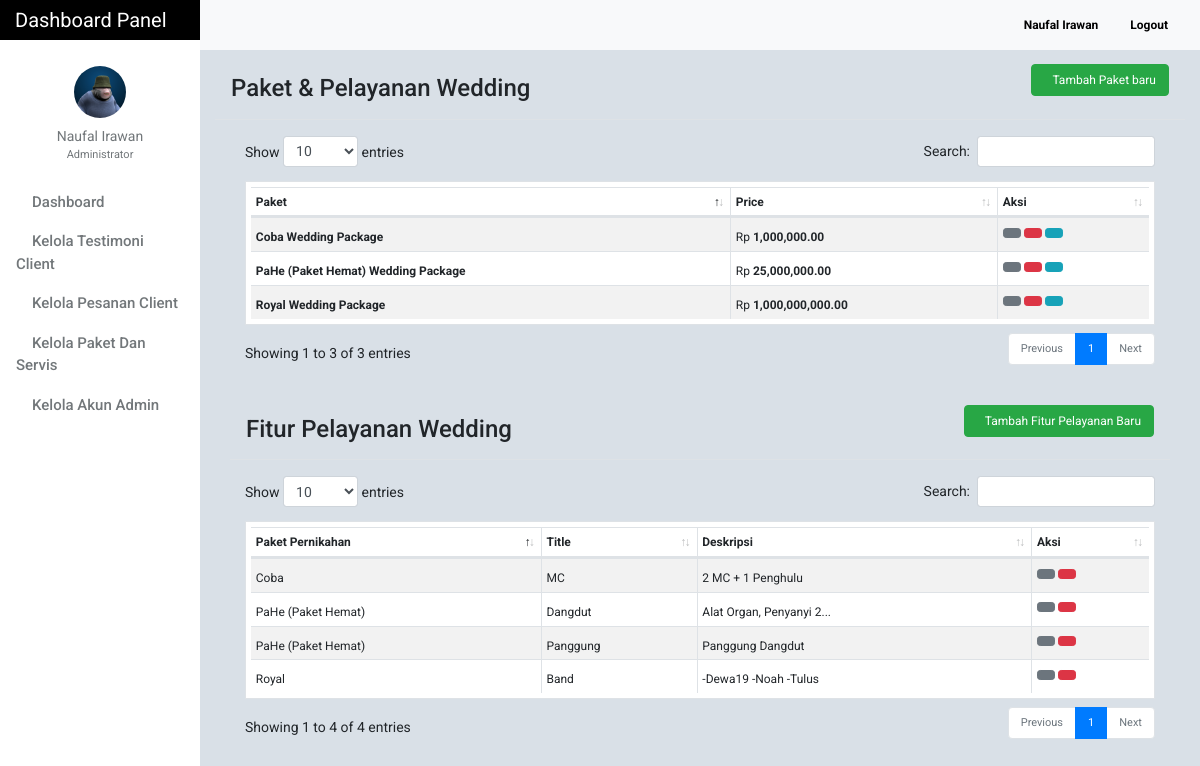
Page /admin/service_list.php (signed in) on the committed database.
### tables this page shows
CREATE TABLE `tblusers` (
  `id` int(11) NOT NULL,
  `firstname` varchar(32) NOT NULL,
  `lastname` varchar(32) NOT NULL,
  `gender` enum('m','f') NOT NULL,
  `username` varchar(50) NOT NULL,
  `password` varchar(50) NOT NULL,
  `email` varchar(100) NOT NULL,
  `designation` varchar(100) NOT NULL,
  `address` text NOT NULL,
  `access_level` enum('0','1','2') NOT NULL,
  `profile_picture` varchar(100) NOT NULL,
  `date_created` varchar(100) NOT NULL
);

CREATE TABLE `tbl_features` (
  `feature_id` int(11) NOT NULL,
  `category_id` int(11) NOT NULL,
  `title` varchar(100) NOT NULL,
  `description` text NOT NULL
);

CREATE TABLE `tblweddingcategories` (
  `id` int(11) NOT NULL,
  `wedding_type` varchar(100) NOT NULL,
  `price` int(20) NOT NULL,
  `preview_image` text NOT NULL
);

### admin/include/database.php (called while the page is built, shortened)
<?php
class Database
{
    public $connection;
    public function open_connection()
    {
        $this->connection = mysqli_connect(DB_HOST, DB_USER, DB_PASS, DB_NAME);
    }
    public function query($sql)
    {
        $result = mysqli_query($this->connection, $sql);
        return $result;
    }
}
$db = new Database();
?>

### admin/include/db_object.php (called while the page is built, shortened)
<?php
class DB_Object
{
    public static function find_all() {
        return static::find_by_query("SELECT * FROM " . static::$db_table . " ORDER BY id DESC");
    }
    public static function find_by_id($id) {
        $the_result_array = static::find_by_query("SELECT * FROM " . static::$db_table . " WHERE id = $id ORDER BY id DESC  LIMIT 1 ");
        return !empty($the_result_array) ? array_shift($the_result_array) : false;
    }
    public static function find_by_query($sql) {
        global $db;
        $result_set = $db->query($sql);
        $the_object_array = array();
        while($row = mysqli_fetch_array($result_set)) {
            $the_object_array[] = static::instantiation($row);
        }
        return $the_object_array;
    }
    public static function instantiation($the_record){
        $the_object = new $calling_class;
        foreach($the_record as $the_attribute => $value)
        {
            if($the_object->has_the_attribute($the_attribute)) {
                $the_object->$the_attribute = $value;
            }
        }
        return $the_object;
    }
    private function has_the_attribute($the_attribute) {
        $object_properties = get_object_vars($this);
        return array_key_exists($the_attribute, $object_properties);
    }
}
?>

### admin/include/Users.php (called while the page is built, shortened)
<?php
class Users extends DB_Object
{
    public $profile_picture;
    public $upload_directory = "upload/users";
    public $image_placeholder = "http://placehold.it/64x64&text=images";
    public function profile_picture_picture() {
        return empty($this->profile_picture) ? $this->image_placeholder : $this->upload_directory. '/' .$this->profile_picture;
    }
}
?>

### admin/include/Features.php (called while the page is built, shortened)
<?php
class Features extends DB_Object
{
    public static function getAllfeatures() {
    	global $db;
    	$sql = "SELECT * FROM tbl_features INNER JOIN tblweddingcategories ON tbl_features.category_id = tblweddingcategories.id";
    	$result_set = $db->query($sql);
        $the_object_array = array();
        while($row = mysqli_fetch_array($result_set)) {
            $the_object_array[] = static::instantiation($row);
        }
        return $the_object_array;
    }
}
?>

### admin/include/Helper.php (called while the page is built, shortened)
<?php
function trim_body($text, $max_length = 30, $tail = '...') {
    $tail_len = strlen($tail);
    if (strlen($text) >  $max_length) {
        $tmp_text = substr($text, 0, $max_length - $tail_len);
        if (substr($text, $max_length - $tail_len, 1) == ' ') {
            $text = $tmp_text;
        } else {
            $pos = strrpos($tmp_text, ' ');
            $text = substr($text, 0, $pos);
        }
        $text = $text . $tail;
    }
    return $text;
}

### admin/service_list.php (the view, shortened to what this page needs)
<?php
     $category = Category::find_all();
     $features = Features::getAllfeatures();
?>
<?php $users_profile = Users::find_by_id($_SESSION['id']); ?>
<!doctype html>
<html lang="en">
<head>
    <link href="css/bootstrap.min.css" rel="stylesheet">
    <link href="css/dashboard.css" rel="stylesheet">
    <link href="css/dataTables.bootstrap4.min.css" rel="stylesheet">
    <link rel="stylesheet" type="text/css"
          href="https://cdn.materialdesignicons.com/2.1.19/css/materialdesignicons.min.css">
</head>
<body>
<?php include_once 'include/sidebar.php'; ?>
<div class="d-flex justify-content-between flex-wrap flex-md-nowrap align-items-center pb-2 mb-3 border-bottom">
    <h4 class="h4 mt-4 ml-3">Paket & Pelayanan Wedding</h4>
     <div class="btn-toolbar mb-2 mb-md-0">
        <div class="btn-group mr-2">
            <a class="btn btn-md btn-success mr-2" style="font-size: 12px;" href="package_add.php"><i class="mdi mdi-buffer mr-2"></i> Tambah Paket baru</a>
        </div>
    </div>
</div>
        <div class="col-md-12">
            <table id="example" class="table table-striped table-hover table-bordered table-sm" cellspacing="0" width="100%" style="background: white;padding: 5px">
                <thead>
                    <tr>
                        <th>Paket</th>
                        <th>Price</th>
                        <th>Aksi</th>
                    </tr>
                </thead>
                <tbody>
                    <?php foreach ($category as $category_row) : ?>
                    <tr>
                        <td class="special"><b><?= $category_row->wedding_type . ' Wedding Package';?></b></td>
                        <td class="special">Rp <b><?= number_format($category_row->price, 2);?></b></td>
                        <td>
                            <a href="package_edit.php?id=<?= $category_row->id; ?>" class="btn btn-secondary btn-sm" data-toggle="tooltip" data-placement="top" title="Edit This Package">
                                <i class="mdi mdi-pen"></i></a>
                            <a href="package_delete.php?id=<?= $category_row->id; ?>" class="btn btn-danger btn-sm" data-toggle="tooltip" data-placement="top" title="Delete This Package"><i class="mdi mdi-delete"></i></a>
                            <button type="button" name="view" value="view" id="<?= $category_row->id; ?>" class="btn btn-info btn-sm view_data">
                            </button>
                        </td>
                    </tr>
                <?php endforeach; ?>
                </tbody>
            </table>
        </div>
        <div class="col-md-12 mt-4">
            <div class="d-flex justify-content-between flex-wrap flex-md-nowrap align-items-center pb-2 mb-3 border-bottom">
                <h4 class="h4 mt-4 ml-3">Fitur Pelayanan Wedding</h4>
                 <div class="btn-toolbar mb-2 mb-md-0">
                    <div class="btn-group mr-2">
                        <a class="btn btn-md btn-success mr-2" style="font-size: 12px;" href="feature_add.php"><i class="mdi mdi-clipboard-outline mr-2"></i> Tambah Fitur Pelayanan Baru</a>
                    </div>
                </div>
            </div>
           <table id="features" class="table table-striped table-hover table-bordered table-sm" cellspacing="0" width="100%" style="background: white;padding: 5px;">
                <thead>
                    <tr>
                        <th>Paket Pernikahan</th>
                        <th>Title</th>
                        <th>Deskripsi</th>
                        <th>Aksi</th>
                    </tr>
                </thead>
                <tbody>
                    <?php foreach ($features as $features_row) : ?>
                    <tr>
                        <td class="special"><?= $features_row->wedding_type;?></td>
                        <td class="special"><?= $features_row->title;?></td>
                        <td class="special"><?= trim_body($features_row->description);?></td>
                        <td>
                            <a href="feature_edit.php?id=<?= $features_row->feature_id; ?>" class="btn btn-secondary btn-sm" data-toggle="tooltip" data-placement="top" title="Edit This feature">
                                <i class="mdi mdi-pen"></i></a>
                            <a href="feature_delete.php?id=<?= $features_row->feature_id; ?>" class="btn btn-danger btn-sm" data-toggle="tooltip" data-placement="top" title="Delete This feature"><i class="mdi mdi-delete"></i></a>
                        </td>
                    </tr>
                <?php endforeach; ?>
                </tbody>
            </table>
        </div>
</main>
</div>
</div>
</body>
</html>

### admin/include/sidebar.php (shortened to what this page needs)
<nav class="navbar sticky-top p-0" style="width: 16.7%;background-color: black;">
    <a class="navbar-brand col-sm-3 col-md-2 mr-0" style="color:white;" href="dashboard.php">
        Dashboard Panel
    </a>
</nav>
<div class="container-fluid">
    <div class="row">
        <nav class="col-md-2 d-none d-md-block bg-light sidebar">
            <div class="sidebar-sticky">
                <ul class="nav flex-column">
                    <li class="nav-item mt-3">
                        <div class="text-center">
                            <a href="users_profile.php" class="user-button">
                                <img src="<?= $users_profile->profile_picture_picture(); ?>" class="img-fluid rounded-circle" width="52" height="52" alt="">
                                <div class="user-profile"><?= $users_profile->firstname . ' ' . $users_profile->lastname; ?></div>
                            </a>
                                <div class="text-center mt-0" style="font-size: 11px;color:#72777a;">
                                    <?= ($users_profile->designation == 0) ? 'Administrator' : 'Moderator'; ?>
                                </div>
                        </div>
                    </li>
                    <li class="nav-item"><div class="dropdown-divider"></div></li>
                    <li class="nav-item">
                        <a class="nav-link" href="dashboard.php">
                            Dashboard <span class="sr-only">(current)</span>
                        </a>
                    </li>
                    <li class="nav-item"><div class="dropdown-divider"></div></li>
                    <li class="nav-item">
                        <a class="nav-link" href="testimoni.php">
                            Kelola Testimoni Client
                        </a>
                    </li>
                    <li class="nav-item"><div class="dropdown-divider"></div></li>
                    <li class="nav-item">
                        <a class="nav-link" href="client.php" >
                            Kelola Pesanan Client
                        </a>
                    </li>
                    <li class="nav-item"><div class="dropdown-divider"></div></li>
                    <li class="nav-item">
                        <a class="nav-link" href="service_list.php">
                            Kelola Paket dan Servis
                        </a>
                    </li>
                    <li class="nav-item"><div class="dropdown-divider"></div></li>
                    <li class="nav-item">
                        <a class="nav-link" href="users.php">
                            Kelola Akun Admin
                        </a>
                    </li>
                </ul>
            </div>
        </nav>
        <main role="main" class="col-md-9 ml-sm-auto col-lg-10" style="margin-top: -40px;z-index: 999">
            <nav class="navbar navbar-expand-lg navbar-light bg-light" style="margin-left:-15px;margin-right: -15px;">
                <div class="form-inline my-2 my-lg-0">
                    <a class="nav-link" href="users_profile.php"><b><?= ucfirst($users_profile->firstname) . ' ' . ucfirst($users_profile->lastname); ?></b></a>
                    <a class="nav-link" href="logout.php"><b><i class="mdi mdi-logout" style="color: #f44336!important;"></i> Logout</b></a>
                </div>
            </nav>

### admin/css/dashboard.css (style rules this page uses)
body { font-size: .875rem; font-family: 'Roboto', 'Segoe UI',sans-serif; background: #D9E0E7; }
.sidebar { position: fixed; top: 0; bottom: 0; left: 0; z-index: 100; padding: 0; box-shadow: inset -1px 0 0 rgba(0, 0, 0, .1); background-color: #fff; }
.sidebar-sticky { position: -webkit-sticky; position: sticky; top: 40px; height: calc(100vh - 48px); height: 100% !important; padding-top: 2.5rem; overflow-x: hidden; overflow-y: auto; background-color: #fff; }
.sidebar .nav-link { font-weight: 500; color: #72777a; font-size: 15px; text-transform: capitalize; transition: all 2s linear; font-family: 'Roboto', sans-serif; }
.nav.flex-column li.nav-item:nth-child(2) { margin-top:10px; }
.user-profile { color: #72777a; margin-top: 8px; }
img.img-fluid.rounded-circle { margin-top: 10px; }
.form-inline.my-2.my-lg-0 a.nav-link { color: black; font-size: 12px; }
.dropdown-divider { border-top: 1px solid #fff; }
.nav.flex-column a.nav-link { padding: .0rem 1rem; }
.user-profile { text-transform: capitalize; }
.btn-group.mr-2 { border-top-right-radius: 0 !important; border-left-right-radius: 0 !important; }

### admin/service_list.php (style rules this page uses)
table.table.table-striped.table-bordered.table-sm { font-size:12px; }
td.special { padding-top: 10px; text-transform: capitalize; }

### rows in the picture
tblusers: profile_picture (picture), firstname "Naufal", lastname "Irawan"
tbl_features: tblweddingcategories.wedding_type "Royal", title "Band", description "-Dewa19 -Noah -Tulus"
tbl_features: tblweddingcategories.wedding_type "PaHe (Paket Hemat)", title "Dangdut", description "Alat Organ, Penyanyi 2..."
tbl_features: tblweddingcategories.wedding_type "PaHe (Paket Hemat)", title "Panggung", description "Panggung Dangdut"
tbl_features: tblweddingcategories.wedding_type "Coba", title "MC", description "2 MC + 1 Penghulu"

### other values in the picture
$category_row->wedding_type "Coba"
$category_row->price "1,000,000.00"
$category_row->wedding_type "PaHe (Paket Hemat)"
$category_row->price "25,000,000.00"
$category_row->wedding_type "Royal"
$category_row->price "1,000,000,000.00"
